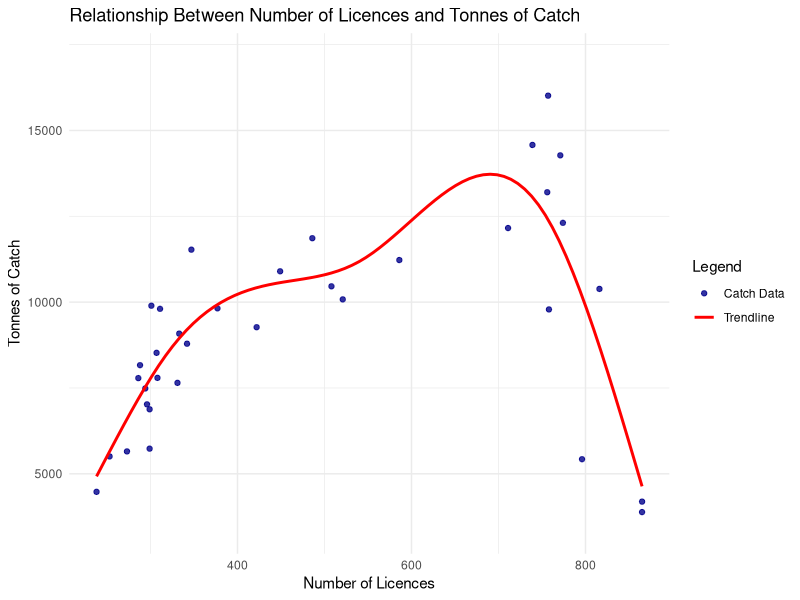
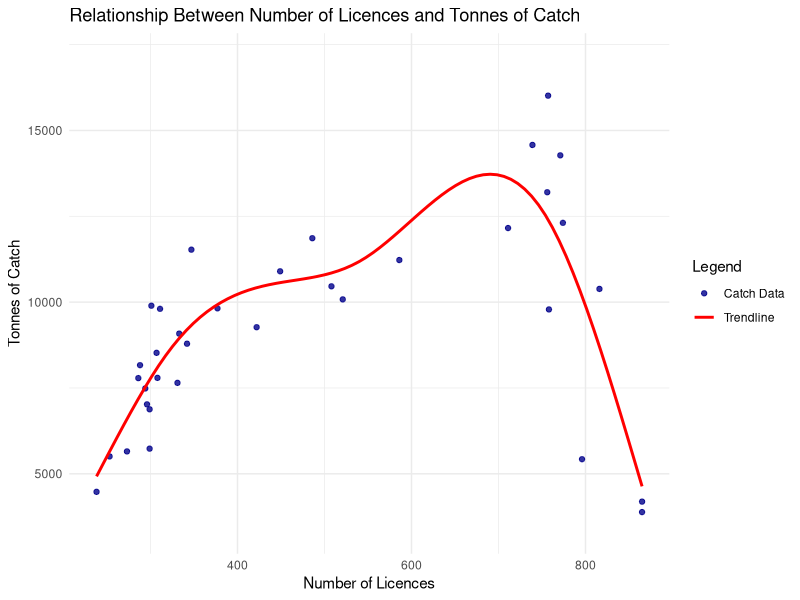

Source code (R) for these figures, in order:
## ---- chunk 1
knitr::opts_chunk$set(echo = TRUE)
## ---- chunk 2
library(tidyverse)

#read csv file
qfish <- read.csv("../data/QFISH.csv")

qfish

## ---- chunk 3
# Clean the Tonnes column: remove commas and convert to numeric
qfish$Tonnes <- as.numeric(gsub(",", "", qfish$Tonnes))

## ---- chunk 4
# Remove the outlier (highest Tonnes value)
qfish_no_outlier <- qfish[qfish$Tonnes < max(qfish$Tonnes, na.rm = TRUE), ]

# Create scatter plot
licences_tonnes_plot <- ggplot() +
  geom_point(data = qfish_no_outlier, aes(x = Licences, y = Tonnes, color = "Catch Data"), # add data points, set x & y axes, colour Catch Data points
             alpha = 0.8, size = 1.5) + # transparency & size of data points
  geom_smooth(data = qfish_no_outlier, aes(x = Licences, y = Tonnes, color = "Trendline"), # add trend line, set x & y axes, colour Trendline
              method = "gam", se = FALSE, size = 1) + # use Generalised Additive Models (gam) for the trend line to make it fit the data more accurately
  scale_color_manual(
    name = "Legend", # make legend & name
    values = c("Catch Data" = "darkblue", "Trendline" = "red") # add colours to Catch data & Trend line
  ) +
  scale_y_continuous(expand = expansion(mult = c(0.1, 0.15))) + # adjust scale
  labs(
    title = "Relationship Between Number of Licences and Tonnes of Catch", # name figure
    x = "Number of Licences", # name x axis
    y = "Tonnes of Catch" # name y axis
  ) +
  theme_minimal() # make theme

licences_tonnes_plot
## ---- chunk 5
ggsave("licences_tonnes_plot.png", plot = licences_tonnes_plot, device = "png", width = 120, height = 80, units = "mm", dpi = 300)
